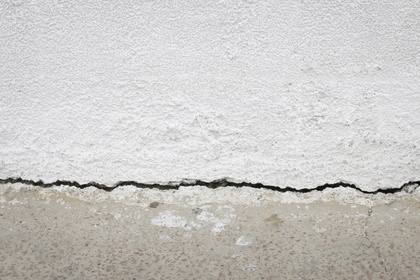
%> input picture data/image6.4.jpeg, 420 x 280 px, shrunk from 2000 x 1334 before the run
$ octave project.m   (GNU Octave 9; MATLAB toolbox functions it lacks are replaced by stand-ins)
%> lines starting %> are read from the running program, lines starting %| are printed output that depends on the picture; in (x1, y1, x2, y2) boxes, pixels count from 0 and x2, y2 are one past the last pixel; in counts of white or black regions, pixels touching at a corner belong together; the program's own positions count from 1
clc;
close all

% Reading Input Image
input_Img=imread("image6.4.jpeg");
%> input_Img is the input picture: size 280x420x3 uint8; mean R, G, B 202.1, 200.5, 197.9

% CONVERTING INTO GRAY IMAGE
gray_Img = rgb2gray(input_Img);

% Visualizing Grey Image and Its Histogram
figure,imshow(gray_Img);
title('Gray Image');

figure,imhist(gray_Img);
title('histogram'),
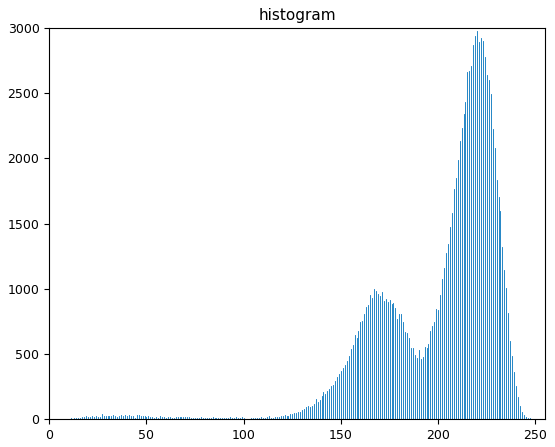
%> figure redrawn from the program's plot data; highest point at x = 220, y = 2979

% Applying Contrast Streaching with boundatry values of histogram ..
 enhImg = imadjust(gray_Img,[0.2,0.8],[0.00,1.00]);
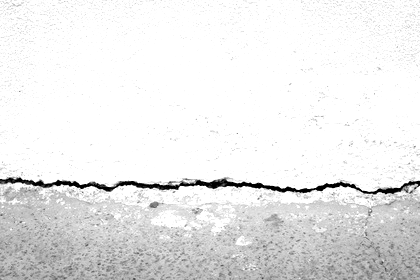
%> enhImg: size 280x420 uint8; min 0, max 255, mean 232.9
% Visualizing Enhanced Image and Its Histogram
 figure,imshow(enhImg);
 title('Enhanced Image');
 % Binarization
b = gray_Img;
[x,y]=size(b);
%> x = 280; y = 420

% Using Nested for loops to seperate Foreground and Background Pixel
% Values
for i=1:x
    for j=1:y
        f=b(i,j);
        % Using 80 as threshold
       if f<=80
           b(i,j)=255;
       elseif f>80 && f<255
           b(i,j)=0;
       end
    end
end
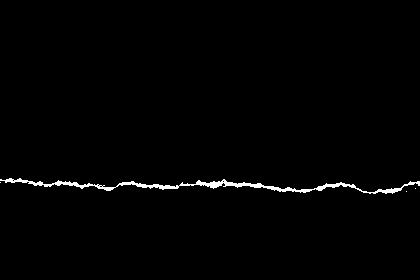
%> b: size 280x420 uint8; 1.2% white; 4 white regions (3 under 20 px), largest, box (x1, y1, x2, y2) and area: (0, 178, 420, 194) 1351
binimg = b;
figure,imshow(binimg);
title('Binary Image');

% Assigning the variable to Binary Image Variable
% APPLYING MORPHOLOGICAL OPERATIONS
% 1.Opening

SE=strel('disk',4);
open_Img = imopen(binimg,SE);
%> open_Img: size 280x420 uint8; every value is 0


% 2.Closing

closing_Img = imclose(open_Img,SE);
figure,imshow(closing_Img);
title('Filtered Mask')

% Now, perform connected component analysis (CCA) on the binary image 'cloimg'
cca = bwconncomp(closing_Img);  % Calculate connected components
%> cca = 0 connected components

% Get connected component properties, such as area and bounding box
areas = regionprops(cca, 'Area', 'BoundingBox');
%> areas = 0 regions

% Extract the areas as the feature vector
featureVector = cat(1, areas.Area);
%> featureVector = []

% Display the original image with bounding boxes around detected cracks
figure;
imshow(input_Img);
title('Original Image with Detected Cracks');

% Loop through each connected component and draw bounding boxes
for i = 1:length(areas)
    bb = areas(i).BoundingBox;
    rectangle('Position', bb, 'EdgeColor', 'r', 'LineWidth', 2);
end
%> this loop made 0 passes

% Displaying the number of detected cracks
Cracks = length(areas);
%> Cracks = 0
fprintf('Number of detected cracks: %d\n', Cracks);
%| Number of detected cracks: 0

% Now, you have 'featureVector' with the area of connected components as the feature for further analysis.

$ run again, with data/image1.jpg copied over data/image6.4.jpeg
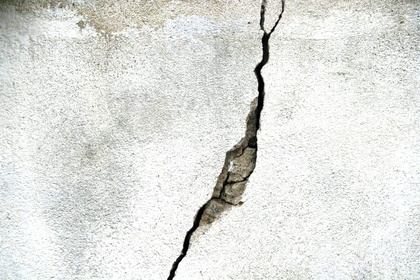
%> input picture data/image1.jpg, 420 x 280 px, shrunk from 1024 x 682 before the run
%> input_Img is the input picture: size 280x420x3 uint8; mean R, G, B 223.7, 224.8, 221.3
%> after the loop `for i=1:x`:
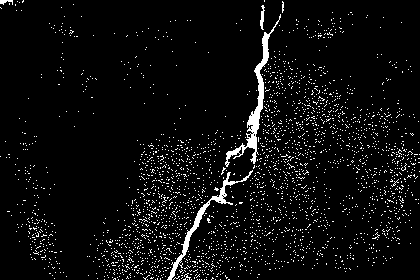
%> b: size 280x420 uint8; 5.1% white in thin lines or dots
%> open_Img: size 280x420 uint8; 0.22% white; 3 white regions, box (x1, y1, x2, y2) and area: (248, 112, 260, 131) 149, (247, 136, 257, 148) 94, (0, 0, 6, 4) 21
%> closing_Img: size 280x420 uint8; 0.23% white; 3 white regions
%> cca = 3 connected components
%> areas = 3 regions; box (x1, y1, x2, y2) and Area: (248, 112, 260, 132) 153, (247, 135, 257, 148) 95, (0, 0, 6, 4) 21
%> featureVector = [21; 95; 153]
%> the loop `for i = 1:length(areas)` made 3 passes
%> bb on passes 1 to 3: [0.5 0.5 6 4], [247.5 135.5 10 13], [248.5 112.5 12 20]
%> after the loop `for i = 1:length(areas)`:
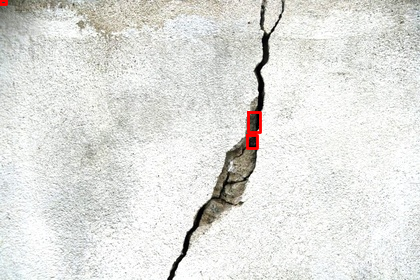
%> figure redrawn from the program's plot data; its title reads 'Original Image with Detected Cracks'
%> Cracks = 3
%| Number of detected cracks: 3
